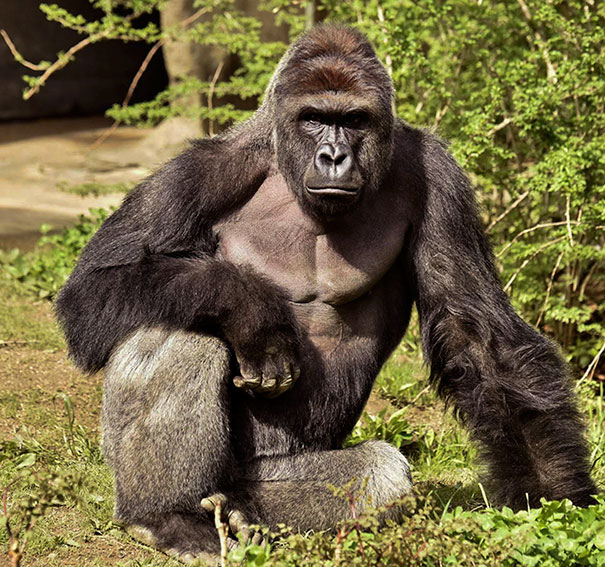
#> input picture main.jpg, 605 x 567 px
$ python main.py main.jpg
#> lines starting #> are read from the running program, lines starting #| are printed output that depends on the picture
#!/usr/bin/env python3
from argparse import ArgumentParser
from PIL import Image, ImageFilter

parser = ArgumentParser(description='Convert images to ASCII art')
parser.add_argument(
    '--width',
    '-w',
    type=int,
    default=100,
    help='width of the output in characters')
parser.add_argument(
    '--font-ratio',
    '-r',
    type=float,
    default=0.5,
    help='ratio of the width of the font to the height of the font')
parser.add_argument(
    '--output', '-o', help='output file (defaults to filename.txt)')
parser.add_argument('image', help='input image file')
parser.add_argument(
    '--pixel', '-p', help='flag for pixel art mode', action='store_true')
parser.add_argument(
    '--invert',
    '-i',
    help='set foreground color to black and background color to white, only works in ASCII art mode',
    action='store_true')
parser.add_argument(
    '--high',
    '-H',
    help='use more gray levels for more detail',
    action='store_true')
parser.add_argument(
    '--stdout',
    '-s',
    help='output result to stdout, ignore --output',
    action='store_true')
parser.add_argument(
    '--strip-emptylines',
    '-S',
    help='strip useless newlines from beginning and end of the output',
    action='store_true')
args = parser.parse_args()

if not args.stdout:
    if args.output is None:
        args.output = args.image + ".txt"


# [133 lines left out: functions foreList, backList, colorChar, not called in this run]


def asciiChar(intensityTuple):
    if intensityTuple[1] < 100:
        return ' '
    intensity = intensityTuple[0]
    asciiString = ' .:-=+*#%@'
    newIntensity = 9 - int(round(intensity * 10 / 255, 0))
    return asciiString[newIntensity]


# [7 lines left out: function highAsciiChar, not called in this run]


try:
    img = Image.open(args.image)
#> img is the input picture: PIL image 605x567 RGB; mean R, G, B 112.1, 101.7, 65.3
except:
    print("Unable to load image")
    exit()

if args.pixel:
    img = img.convert("RGBA")
    args.font_ratio *= 2
else:
    img = img.convert("LA")
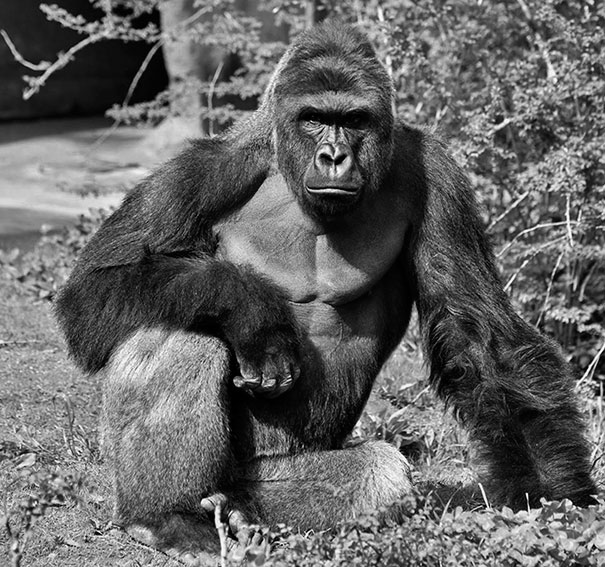
#> img: PIL image 605x567 LA; mean R, G, B, A 100.7, 100.7, 100.7, 255
basewidth = args.width
wpercent = float((basewidth / float(img.size[0])))
#> wpercent = 0.165
hsize = int((float(img.size[1]) * wpercent * args.font_ratio))
#> hsize = 46
img = img.resize((basewidth, hsize), Image.LANCZOS)
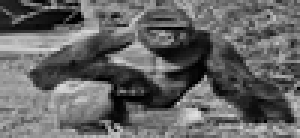
#> img: PIL image 100x46 LA (shown 3 times larger); mean R, G, B, A 100.7, 100.7, 100.7, 255

im = img.load()
width, height = img.size
#> width = 100; height = 46

output = []

if args.pixel:
    b = None
    f = None
    heightPairs = height // 2
    remainder = height % 2
    for i in range(heightPairs - 1):
        for j in range(width):
            newPixel, b, f = colorChar(im[j, i * 2], im[j, i * 2 + 1], b, f)
            output.append(newPixel)
        if b is not None:
            b = None
            output.append('\033[49m')
        output.append('\n')
    i = heightPairs - 1
    for j in range(width):
        newPixel, b, f = colorChar(im[j, i * 2], im[j, i * 2 + 1], b, f)
        output.append(newPixel)
    if remainder != 0:
        if b is not None:
            b = None
            output.append('\033[49m')
        i = height - 1
        for j in range(width):
            newPixel, b, f = colorChar(im[j, i], [0, 0, 0, 0], b, f)
    output.append('\033[0m')

elif args.high:
    for i in range(height):
        if args.invert:
            output.append("\033[30;47m")
        for j in range(width):
            output.append(highAsciiChar(im[j, i]))
        if args.invert:
            output.append("\033[0m")
        output.append('\n')
    del output[-1]
else:
    for i in range(height):
        if args.invert:
            output.append("\033[30;47m")
        for j in range(width):
            output.append(asciiChar(im[j, i]))
        if args.invert:
            output.append("\033[0m")
        output.append('\n')
    del output[-1]

outputString = ''.join(output)

from re import sub
outputString = sub(r' +\n', '\n', outputString)

if args.strip_emptylines:
    if args.pixel:
        outputString = sub(r'^( *(.\[((0)|(49))m)?\n)+', '', outputString)
        outputString = sub(r'\n+ +.\[0m\n?$', '\033[0m', outputString)
    else:
        outputString = sub(r'^( +\n)+', '', outputString)
        outputString = sub(r'\n+ +\n?$', '', outputString)

if args.stdout:
    print(outputString)
else:
    outputFile = open(args.output, "w")
    print(outputString, file=outputFile)
